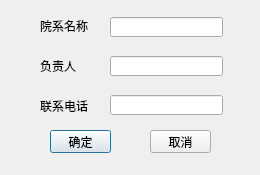
<?xml version="1.0" encoding="UTF-8"?>
<ui version="4.0">
 <class>ChangeDep</class>
 <widget class="QDialog" name="ChangeDep">
  <property name="geometry">
   <rect>
    <x>0</x>
    <y>0</y>
    <width>260</width>
    <height>175</height>
   </rect>
  </property>
  <property name="minimumSize">
   <size>
    <width>260</width>
    <height>175</height>
   </size>
  </property>
  <property name="maximumSize">
   <size>
    <width>260</width>
    <height>175</height>
   </size>
  </property>
  <property name="windowTitle">
   <string>编辑院系</string>
  </property>
  <widget class="QLabel" name="label">
   <property name="geometry">
    <rect>
     <x>40</x>
     <y>20</y>
     <width>54</width>
     <height>12</height>
    </rect>
   </property>
   <property name="text">
    <string>院系名称</string>
   </property>
  </widget>
  <widget class="QLabel" name="label_2">
   <property name="geometry">
    <rect>
     <x>40</x>
     <y>60</y>
     <width>54</width>
     <height>12</height>
    </rect>
   </property>
   <property name="text">
    <string>负责人</string>
   </property>
  </widget>
  <widget class="QLabel" name="label_3">
   <property name="geometry">
    <rect>
     <x>40</x>
     <y>100</y>
     <width>54</width>
     <height>12</height>
    </rect>
   </property>
   <property name="text">
    <string>联系电话</string>
   </property>
  </widget>
  <widget class="QLineEdit" name="lineEdit">
   <property name="geometry">
    <rect>
     <x>110</x>
     <y>17</y>
     <width>113</width>
     <height>20</height>
    </rect>
   </property>
  </widget>
  <widget class="QLineEdit" name="lineEdit_2">
   <property name="geometry">
    <rect>
     <x>110</x>
     <y>56</y>
     <width>113</width>
     <height>20</height>
    </rect>
   </property>
  </widget>
  <widget class="QLineEdit" name="lineEdit_3">
   <property name="geometry">
    <rect>
     <x>110</x>
     <y>95</y>
     <width>113</width>
     <height>20</height>
    </rect>
   </property>
  </widget>
  <widget class="QPushButton" name="pushButton">
   <property name="geometry">
    <rect>
     <x>50</x>
     <y>130</y>
     <width>61</width>
     <height>23</height>
    </rect>
   </property>
   <property name="text">
    <string>确定</string>
   </property>
  </widget>
  <widget class="QPushButton" name="pushButton_2">
   <property name="geometry">
    <rect>
     <x>150</x>
     <y>130</y>
     <width>61</width>
     <height>23</height>
    </rect>
   </property>
   <property name="text">
    <string>取消</string>
   </property>
  </widget>
 </widget>
 <resources/>
 <connections>
  <connection>
   <sender>pushButton_2</sender>
   <signal>clicked()</signal>
   <receiver>ChangeDep</receiver>
   <slot>close()</slot>
   <hints>
    <hint type="sourcelabel">
     <x>180</x>
     <y>141</y>
    </hint>
    <hint type="destinationlabel">
     <x>129</x>
     <y>87</y>
    </hint>
   </hints>
  </connection>
 </connections>
</ui>
